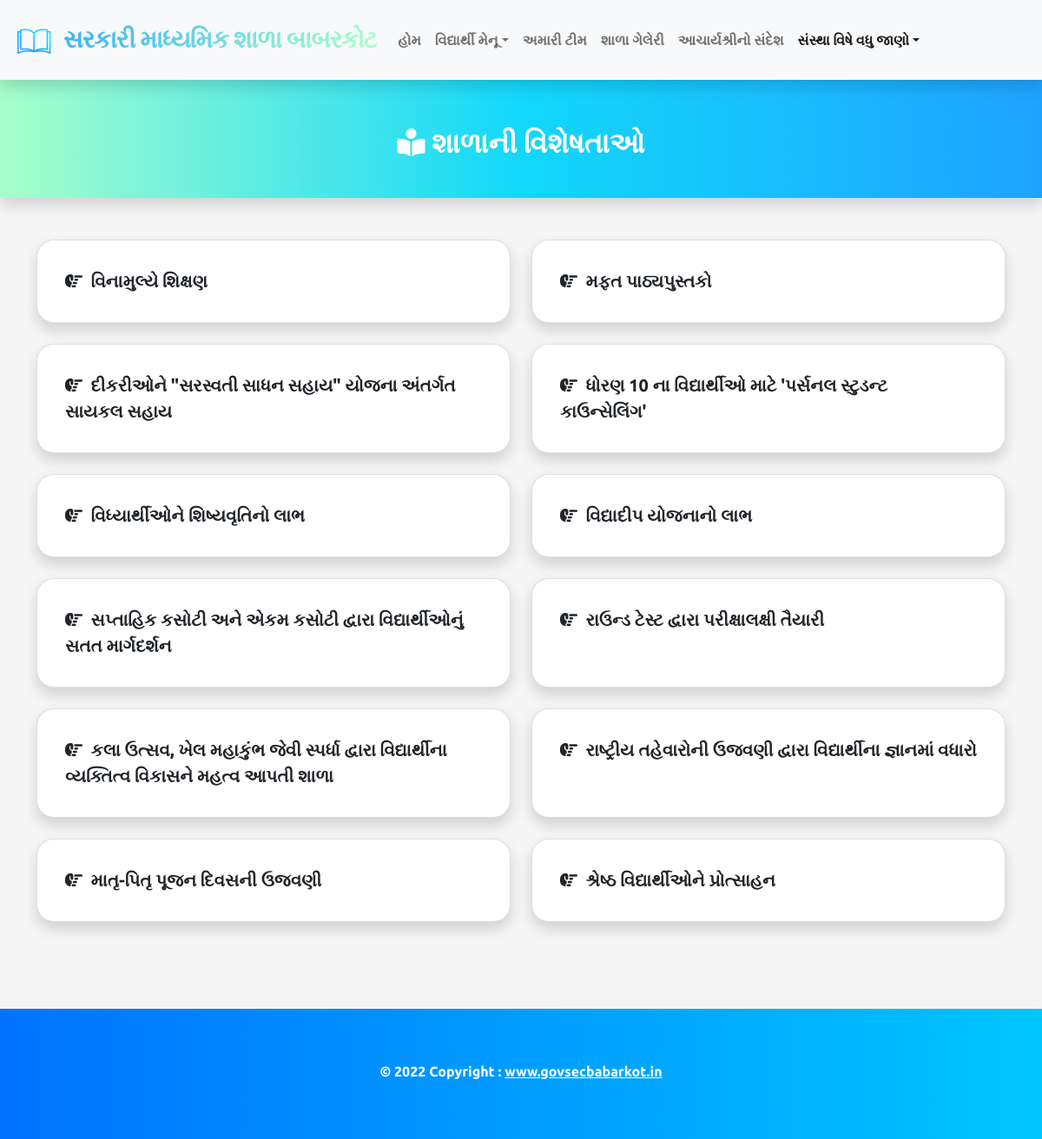
/School-Specialities/, run on the app's committed database.
### babarkotapp/models.py (models this page shows)
class school_speciality(models.Model):
    body = models.TextField(null=False)

### babarkotapp/views.py (the view)
# urls.py: path('School-Specialities/', views.unique, name="unique"),
def unique(request):
    s = school_speciality.objects.all()
    return render(request,"unique.html",{'about':'active','s':s})

### templates/unique.html (shortened to what this page needs)
{% extends 'main.html' %}
{% block content %}
<div class="container-fluid text-center bad pt-5 pb-4 shadow" >
    <p class="fs-2 fw-bold text-white"> <i class="fa-solid fa-book-open-reader"></i> શાળાની વિશેષતાઓ</p>
</div>
<div class="container mt-5">
  <div class="row row-cols-1 row-cols-md-2 g-4">
    {% for s in s %}
    <div class="col">
      <div class="card fac shadow p-3 h-100">
        <div class="card-body text-start">
          <p class="card-text fw-bold fs-5"><i class="fa-solid fa-hand-point-right"></i>&nbsp; {{s.body}}</p>
        </div>
      </div>
    </div>
    {% endfor %}
  </div>
</div>
{% endblock content %}

### templates/main.html (shortened to what this page needs)
{% load static %}
<!DOCTYPE html>
<html lang="gu">
    <head>
        {% include "links.html" %}
    </head>
    <body onload="fade_alerts()" style="font-family: 'Ubuntu', sans-serif;">
        {% include "nav.html" %}
        <div class="wrapper">
            {% block content %}
            {% endblock content %}
        </div>
        {% include 'footer.html' %}
    </body>
</html>

### templates/links.html (shortened to what this page needs)
{% load static %}
<link
    href="https://cdn.jsdelivr.net/npm/bootstrap@5.1.3/dist/css/bootstrap.min.css"
    rel="stylesheet"
>
<link rel="stylesheet" href="https://cdnjs.cloudflare.com/ajax/libs/font-awesome/6.1.1/css/all.min.css" />

### templates/nav.html (shortened to what this page needs)
{% load static %}
<nav class="pad navbar navbar-expand-lg navbar-light bg-light shadow
    sticky-top">
    <div class="container-fluid">
        <a class="linear-wipe navbar-brand fs-3 text-wrap" href="{% url 'index' %}">
            <img src="{% static 'img/helo.png' %}" alt="icon" width="55"
                height="30">
            <b>સરકારી માધ્યમિક શાળા બાબરકોટ</b>
        </a>
        <div class="collapse navbar-collapse" id="navbarColor02">
            <ul class="navbar-nav me-auto mb-2 mb-lg-0">
                <li class="nav-item">
                    <a class="nav-link {{ home }} fw-bold"
                        aria-current="page"
                        href="{% url 'index' %}"> હોમ</a>
                </li>
                <li class="nav-item dropdown">
                    <a class="nav-link {{stu}} fw-bold dropdown-toggle"
                        href="#"
                        data-bs-toggle="dropdown"
                        data-bs-auto-close="outside">વિદ્યાર્થી મેનૂ</a>
                </li>
                    <li class="nav-item">
                        <a class="nav-link fw-bold {{staff}}" href="{% url 'staff'%}"> અમારી ટીમ</a>
                    </li>
                    <li class="nav-item">
                        <a class="nav-link fw-bold {{gallery}}" href="{% url 'gallery'%}"> શાળા ગેલેરી</a>
                    </li>
                    <li class="nav-item">
                        <a class="nav-link fw-bold" href="{% url 'pmessage'%}"> આચાર્યશ્રીનો સંદેશ</a>
                    </li>
                    <li class="nav-item dropdown">
                        <a class="nav-link {{about}} fw-bold dropdown-toggle"
                            href="#"
                            data-bs-toggle="dropdown"
                            data-bs-auto-close="outside">સંસ્થા વિષે વધુ જાણો</a>
                    </li>
                </ul>
        </div>
    </div>
</nav>

### templates/footer.html (shortened to what this page needs)
<footer class="footer sticky-bottom text-center" style="padding-top:60px;">
  <strong>
    <div class="text-center">
      © {% now 'Y' %} Copyright :
      <a class="link-light" href="https://www.govsecbabarkot.in">www.govsecbabarkot.in</a>
    </div>
  </strong>
</footer>

### templates/nav.html (style rules this page uses)
.linear-wipe { background: linear-gradient(-45deg, #1FA2FF, #12D8FA, #A6FFCB, #1FA2FF); background-size: 300%; font-family: 'Concert One', cursive; letter-spacing: -1px; text-transform: uppercase; -webkit-background-clip: text; -webkit-text-fill-color: transparent; animation: animated_text 10s ease-in-out infinite; -moz-animation: animated_text 10s ease-in-out infinite; -webkit-animation: animated_text 10s ease-in-out infinite; }
.pad { padding-top: 20px; padding-bottom: 20px; }
li { font-family: 'Ubuntu', sans-serif; }

### templates/unique.html (style rules this page uses)
.bad { background: #1FA2FF; background: -webkit-linear-gradient(to right, #A6FFCB, #12D8FA, #1FA2FF); background: linear-gradient(to right, #A6FFCB, #12D8FA, #1FA2FF); }

### templates/footer.html (style rules this page uses)
footer { background: #00c6ff; background: -webkit-linear-gradient(to right, #0072ff, #00c6ff); background: linear-gradient(to right, #0072ff, #00c6ff); color: white; }

### data on the page
school_speciality: body "વિનામુલ્યે શિક્ષણ"
school_speciality: body "મફત પાઠ્યપુસ્તકો"
school_speciality: body "દીકરીઓને \"સરસ્વતી સાધન સહાય\" યોજના અંતર્ગત સાયકલ સહાય"
school_speciality: body "ધોરણ 10 ના વિદ્યાર્થીઓ માટે 'પર્સનલ સ્ટુડન્ટ કાઉન્સેલિંગ'"
school_speciality: body "વિધ્યાર્થીઓને શિષ્યવૃતિનો લાભ"
school_speciality: body "વિદ્યાદીપ યોજનાનો લાભ"
school_speciality: body "સપ્તાહિક કસોટી અને એકમ કસોટી દ્વારા વિદ્યાર્થીઓનું સતત માર્ગદર્શન"
school_speciality: body "રાઉન્ડ ટેસ્ટ દ્વારા પરીક્ષાલક્ષી તૈયારી"
school_speciality: body "કલા ઉત્સવ, ખેલ મહાકુંભ જેવી સ્પર્ધા દ્વારા વિદ્યાર્થીના વ્યક્તિત્વ વિકાસને મહત્વ આપતી શાળા"
school_speciality: body "રાષ્ટ્રીય તહેવારોની ઉજવણી દ્વારા વિદ્યાર્થીના જ્ઞાનમાં વધારો"
school_speciality: body "માતૃ-પિતૃ પૂજન દિવસની ઉજવણી"
school_speciality: body "શ્રેષ્ઠ વિદ્યાર્થીઓને પ્રોત્સાહન"
